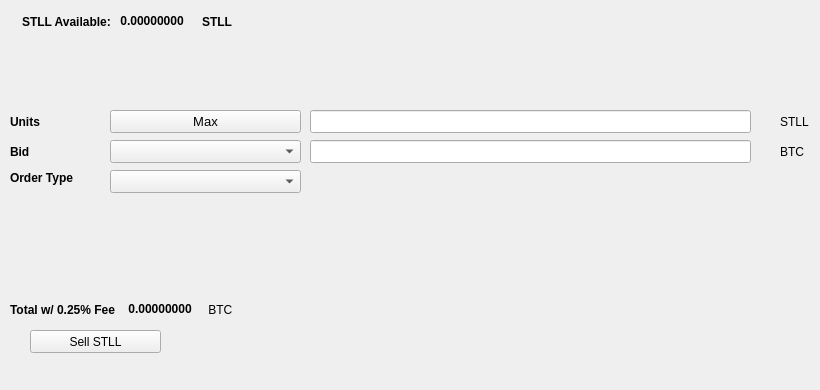
   <widget class="QWidget" name="SellTab">
    <attribute name="title">
     <string>Sell</string>
    </attribute>
    <widget class="QLabel" name="label_16">
     <property name="geometry">
      <rect>
       <x>780</x>
       <y>140</y>
       <width>31</width>
       <height>23</height>
      </rect>
     </property>
     <property name="text">
      <string>BTC</string>
     </property>
    </widget>
    <widget class="QComboBox" name="SellBidcomboBox">
     <property name="geometry">
      <rect>
       <x>110</x>
       <y>140</y>
       <width>191</width>
       <height>23</height>
      </rect>
     </property>
     <property name="font">
      <font>
       <pointsize>10</pointsize>
      </font>
     </property>
    </widget>
    <widget class="QLabel" name="label_18">
     <property name="geometry">
      <rect>
       <x>10</x>
       <y>110</y>
       <width>46</width>
       <height>23</height>
      </rect>
     </property>
     <property name="font">
      <font>
       <weight>75</weight>
       <bold>true</bold>
      </font>
     </property>
     <property name="text">
      <string>Units</string>
     </property>
    </widget>
    <widget class="QPushButton" name="Sell_Max_Amount">
     <property name="geometry">
      <rect>
       <x>110</x>
       <y>110</y>
       <width>191</width>
       <height>23</height>
      </rect>
     </property>
     <property name="font">
      <font>
       <pointsize>10</pointsize>
      </font>
     </property>
     <property name="text">
      <string>Max</string>
     </property>
    </widget>
    <widget class="QLabel" name="label_20">
     <property name="geometry">
      <rect>
       <x>10</x>
       <y>170</y>
       <width>91</width>
       <height>16</height>
      </rect>
     </property>
     <property name="font">
      <font>
       <weight>75</weight>
       <bold>true</bold>
      </font>
     </property>
     <property name="text">
      <string>Order Type</string>
     </property>
    </widget>
    <widget class="QComboBox" name="SellOrdertypeCombo">
     <property name="geometry">
      <rect>
       <x>110</x>
       <y>170</y>
       <width>191</width>
       <height>23</height>
      </rect>
     </property>
     <property name="font">
      <font>
       <pointsize>10</pointsize>
      </font>
     </property>
    </widget>
    <widget class="QLabel" name="label_21">
     <property name="geometry">
      <rect>
       <x>10</x>
       <y>140</y>
       <width>46</width>
       <height>23</height>
      </rect>
     </property>
     <property name="font">
      <font>
       <weight>75</weight>
       <bold>true</bold>
      </font>
     </property>
     <property name="text">
      <string>Bid</string>
     </property>
    </widget>
    <widget class="QLabel" name="label_22">
     <property name="geometry">
      <rect>
       <x>780</x>
       <y>110</y>
       <width>31</width>
       <height>23</height>
      </rect>
     </property>
     <property name="text">
      <string>STLL</string>
     </property>
    </widget>
    <widget class="QLineEdit" name="UnitsInputSTLL">
     <property name="geometry">
      <rect>
       <x>310</x>
       <y>110</y>
       <width>441</width>
       <height>23</height>
      </rect>
     </property>
     <property name="font">
      <font>
       <pointsize>9</pointsize>
       <weight>75</weight>
       <bold>true</bold>
      </font>
     </property>
    </widget>
    <widget class="QLineEdit" name="SellBidPriceEdit">
     <property name="geometry">
      <rect>
       <x>310</x>
       <y>140</y>
       <width>441</width>
       <height>23</height>
      </rect>
     </property>
     <property name="font">
      <font>
       <pointsize>9</pointsize>
       <weight>75</weight>
       <bold>true</bold>
      </font>
     </property>
    </widget>
    <widget class="QPushButton" name="SellSTLLBTN">
     <property name="geometry">
      <rect>
       <x>30</x>
       <y>330</y>
       <width>131</width>
       <height>23</height>
      </rect>
     </property>
     <property name="text">
      <string>Sell STLL</string>
     </property>
     <property name="icon">
      <iconset resource="../stll">
       <normaloff>:/icons/bitcoin</normaloff>:/icons/bitcoin</iconset>
     </property>
    </widget>
    <widget class="QWidget" name="layoutWidget3">
     <property name="geometry">
      <rect>
       <x>22</x>
       <y>12</y>
       <width>258</width>
       <height>19</height>
      </rect>
     </property>
     <layout class="QHBoxLayout" name="horizontalLayout">
      <item>
       <widget class="QLabel" name="label232_2">
        <property name="font">
         <font>
          <weight>75</weight>
          <bold>true</bold>
         </font>
        </property>
        <property name="text">
         <string>STLL Available:</string>
        </property>
       </widget>
      </item>
      <item>
       <widget class="QLabel" name="STLLAvailableLabel">
        <property name="palette">
         <palette>
          <active>
           <colorrole role="WindowText">
            <brush brushstyle="SolidPattern">
             <color alpha="255">
              <red>0</red>
              <green>0</green>
              <blue>0</blue>
             </color>
            </brush>
           </colorrole>
           <colorrole role="Button">
            <brush brushstyle="SolidPattern">
             <color alpha="255">
              <red>0</red>
              <green>170</green>
              <blue>0</blue>
             </color>
            </brush>
           </colorrole>
           <colorrole role="Light">
            <brush brushstyle="SolidPattern">
             <color alpha="255">
              <red>0</red>
              <green>255</green>
              <blue>0</blue>
             </color>
            </brush>
           </colorrole>
           <colorrole role="Midlight">
            <brush brushstyle="SolidPattern">
             <color alpha="255">
              <red>0</red>
              <green>212</green>
              <blue>0</blue>
             </color>
            </brush>
           </colorrole>
           <colorrole role="Dark">
            <brush brushstyle="SolidPattern">
             <color alpha="255">
              <red>0</red>
              <green>85</green>
              <blue>0</blue>
             </color>
            </brush>
           </colorrole>
           <colorrole role="Mid">
            <brush brushstyle="SolidPattern">
             <color alpha="255">
              <red>0</red>
              <green>113</green>
              <blue>0</blue>
             </color>
            </brush>
           </colorrole>
           <colorrole role="Text">
            <brush brushstyle="SolidPattern">
             <color alpha="255">
              <red>0</red>
              <green>170</green>
              <blue>0</blue>
             </color>
            </brush>
           </colorrole>
           <colorrole role="BrightText">
            <brush brushstyle="SolidPattern">
             <color alpha="255">
              <red>255</red>
              <green>255</green>
              <blue>255</blue>
             </color>
            </brush>
           </colorrole>
           <colorrole role="ButtonText">
            <brush brushstyle="SolidPattern">
             <color alpha="255">
              <red>0</red>
              <green>0</green>
              <blue>0</blue>
             </color>
            </brush>
           </colorrole>
           <colorrole role="Base">
            <brush brushstyle="SolidPattern">
             <color alpha="255">
              <red>255</red>
              <green>255</green>
              <blue>255</blue>
             </color>
            </brush>
           </colorrole>
           <colorrole role="Window">
            <brush brushstyle="SolidPattern">
             <color alpha="255">
              <red>0</red>
              <green>170</green>
              <blue>0</blue>
             </color>
            </brush>
           </colorrole>
           <colorrole role="Shadow">
            <brush brushstyle="SolidPattern">
             <color alpha="255">
              <red>0</red>
              <green>0</green>
              <blue>0</blue>
             </color>
            </brush>
           </colorrole>
           <colorrole role="AlternateBase">
            <brush brushstyle="SolidPattern">
             <color alpha="255">
              <red>127</red>
              <green>212</green>
              <blue>127</blue>
             </color>
            </brush>
           </colorrole>
           <colorrole role="ToolTipBase">
            <brush brushstyle="SolidPattern">
             <color alpha="255">
              <red>255</red>
              <green>255</green>
              <blue>220</blue>
             </color>
            </brush>
           </colorrole>
           <colorrole role="ToolTipText">
            <brush brushstyle="SolidPattern">
             <color alpha="255">
              <red>0</red>
              <green>0</green>
              <blue>0</blue>
             </color>
            </brush>
           </colorrole>
          </active>
          <inactive>
           <colorrole role="WindowText">
            <brush brushstyle="SolidPattern">
             <color alpha="255">
              <red>0</red>
              <green>0</green>
              <blue>0</blue>
             </color>
            </brush>
           </colorrole>
           <colorrole role="Button">
            <brush brushstyle="SolidPattern">
             <color alpha="255">
              <red>0</red>
              <green>170</green>
              <blue>0</blue>
             </color>
            </brush>
           </colorrole>
           <colorrole role="Light">
            <brush brushstyle="SolidPattern">
             <color alpha="255">
              <red>0</red>
              <green>255</green>
              <blue>0</blue>
             </color>
            </brush>
           </colorrole>
           <colorrole role="Midlight">
            <brush brushstyle="SolidPattern">
             <color alpha="255">
              <red>0</red>
              <green>212</green>
              <blue>0</blue>
             </color>
            </brush>
           </colorrole>
           <colorrole role="Dark">
            <brush brushstyle="SolidPattern">
             <color alpha="255">
              <red>0</red>
              <green>85</green>
              <blue>0</blue>
             </color>
            </brush>
           </colorrole>
           <colorrole role="Mid">
            <brush brushstyle="SolidPattern">
             <color alpha="255">
              <red>0</red>
              <green>113</green>
              <blue>0</blue>
             </color>
            </brush>
           </colorrole>
           <colorrole role="Text">
            <brush brushstyle="SolidPattern">
             <color alpha="255">
              <red>0</red>
              <green>170</green>
              <blue>0</blue>
             </color>
            </brush>
           </colorrole>
           <colorrole role="BrightText">
            <brush brushstyle="SolidPattern">
             <color alpha="255">
              <red>255</red>
              <green>255</green>
              <blue>255</blue>
             </color>
            </brush>
           </colorrole>
           <colorrole role="ButtonText">
            <brush brushstyle="SolidPattern">
             <color alpha="255">
              <red>0</red>
              <green>0</green>
              <blue>0</blue>
             </color>
            </brush>
           </colorrole>
           <colorrole role="Base">
            <brush brushstyle="SolidPattern">
             <color alpha="255">
              <red>255</red>
              <green>255</green>
              <blue>255</blue>
             </color>
            </brush>
           </colorrole>
           <colorrole role="Window">
            <brush brushstyle="SolidPattern">
             <color alpha="255">
              <red>0</red>
              <green>170</green>
              <blue>0</blue>
             </color>
            </brush>
           </colorrole>
           <colorrole role="Shadow">
            <brush brushstyle="SolidPattern">
             <color alpha="255">
              <red>0</red>
              <green>0</green>
              <blue>0</blue>
             </color>
            </brush>
           </colorrole>
           <colorrole role="AlternateBase">
            <brush brushstyle="SolidPattern">
             <color alpha="255">
              <red>127</red>
              <green>212</green>
              <blue>127</blue>
             </color>
            </brush>
           </colorrole>
           <colorrole role="ToolTipBase">
            <brush brushstyle="SolidPattern">
             <color alpha="255">
              <red>255</red>
              <green>255</green>
              <blue>220</blue>
             </color>
            </brush>
           </colorrole>
           <colorrole role="ToolTipText">
            <brush brushstyle="SolidPattern">
             <color alpha="255">
              <red>0</red>
              <green>0</green>
              <blue>0</blue>
             </color>
            </brush>
           </colorrole>
          </inactive>
          <disabled>
           <colorrole role="WindowText">
            <brush brushstyle="SolidPattern">
             <color alpha="255">
              <red>0</red>
              <green>85</green>
              <blue>0</blue>
             </color>
            </brush>
           </colorrole>
           <colorrole role="Button">
            <brush brushstyle="SolidPattern">
             <color alpha="255">
              <red>0</red>
              <green>170</green>
              <blue>0</blue>
             </color>
            </brush>
           </colorrole>
           <colorrole role="Light">
            <brush brushstyle="SolidPattern">
             <color alpha="255">
              <red>0</red>
              <green>255</green>
              <blue>0</blue>
             </color>
            </brush>
           </colorrole>
           <colorrole role="Midlight">
            <brush brushstyle="SolidPattern">
             <color alpha="255">
              <red>0</red>
              <green>212</green>
              <blue>0</blue>
             </color>
            </brush>
           </colorrole>
           <colorrole role="Dark">
            <brush brushstyle="SolidPattern">
             <color alpha="255">
              <red>0</red>
              <green>85</green>
              <blue>0</blue>
             </color>
            </brush>
           </colorrole>
           <colorrole role="Mid">
            <brush brushstyle="SolidPattern">
             <color alpha="255">
              <red>0</red>
              <green>113</green>
              <blue>0</blue>
             </color>
            </brush>
           </colorrole>
           <colorrole role="Text">
            <brush brushstyle="SolidPattern">
             <color alpha="255">
              <red>0</red>
              <green>85</green>
              <blue>0</blue>
             </color>
            </brush>
           </colorrole>
           <colorrole role="BrightText">
            <brush brushstyle="SolidPattern">
             <color alpha="255">
              <red>255</red>
              <green>255</green>
              <blue>255</blue>
             </color>
            </brush>
           </colorrole>
           <colorrole role="ButtonText">
            <brush brushstyle="SolidPattern">
             <color alpha="255">
              <red>0</red>
              <green>85</green>
              <blue>0</blue>
             </color>
            </brush>
           </colorrole>
           <colorrole role="Base">
            <brush brushstyle="SolidPattern">
             <color alpha="255">
              <red>0</red>
              <green>170</green>
              <blue>0</blue>
             </color>
            </brush>
           </colorrole>
           <colorrole role="Window">
            <brush brushstyle="SolidPattern">
             <color alpha="255">
              <red>0</red>
              <green>170</green>
              <blue>0</blue>
             </color>
            </brush>
           </colorrole>
           <colorrole role="Shadow">
            <brush brushstyle="SolidPattern">
             <color alpha="255">
              <red>0</red>
              <green>0</green>
              <blue>0</blue>
             </color>
            </brush>
           </colorrole>
           <colorrole role="AlternateBase">
            <brush brushstyle="SolidPattern">
             <color alpha="255">
              <red>0</red>
              <green>170</green>
              <blue>0</blue>
             </color>
            </brush>
           </colorrole>
           <colorrole role="ToolTipBase">
            <brush brushstyle="SolidPattern">
             <color alpha="255">
              <red>255</red>
              <green>255</green>
              <blue>220</blue>
             </color>
            </brush>
           </colorrole>
           <colorrole role="ToolTipText">
            <brush brushstyle="SolidPattern">
             <color alpha="255">
              <red>0</red>
              <green>0</green>
              <blue>0</blue>
             </color>
            </brush>
           </colorrole>
          </disabled>
         </palette>
        </property>
        <property name="font">
         <font>
          <weight>75</weight>
          <bold>true</bold>
         </font>
        </property>
        <property name="text">
         <string> 0.00000000 </string>
        </property>
        <property name="textInteractionFlags">
         <set>Qt::LinksAccessibleByMouse|Qt::TextSelectableByKeyboard|Qt::TextSelectableByMouse</set>
        </property>
       </widget>
      </item>
      <item>
       <widget class="QLabel" name="labelSTLL">
        <property name="font">
         <font>
          <weight>75</weight>
          <bold>true</bold>
         </font>
        </property>
        <property name="text">
         <string>STLL</string>
        </property>
       </widget>
      </item>
     </layout>
    </widget>
    <widget class="QWidget" name="layoutWidget">
     <property name="geometry">
      <rect>
       <x>10</x>
       <y>300</y>
       <width>268</width>
       <height>19</height>
      </rect>
     </property>
     <layout class="QHBoxLayout" name="horizontalLayout_2">
      <item>
       <widget class="QLabel" name="label_19">
        <property name="font">
         <font>
          <weight>75</weight>
          <bold>true</bold>
         </font>
        </property>
        <property name="text">
         <string>Total w/ 0.25% Fee </string>
        </property>
       </widget>
      </item>
      <item>
       <widget class="QLabel" name="SellCostLabel">
        <property name="palette">
         <palette>
          <active>
           <colorrole role="WindowText">
            <brush brushstyle="SolidPattern">
             <color alpha="255">
              <red>0</red>
              <green>0</green>
              <blue>0</blue>
             </color>
            </brush>
           </colorrole>
           <colorrole role="Button">
            <brush brushstyle="SolidPattern">
             <color alpha="255">
              <red>0</red>
              <green>170</green>
              <blue>0</blue>
             </color>
            </brush>
           </colorrole>
           <colorrole role="Light">
            <brush brushstyle="SolidPattern">
             <color alpha="255">
              <red>0</red>
              <green>255</green>
              <blue>0</blue>
             </color>
            </brush>
           </colorrole>
           <colorrole role="Midlight">
            <brush brushstyle="SolidPattern">
             <color alpha="255">
              <red>0</red>
              <green>212</green>
              <blue>0</blue>
             </color>
            </brush>
           </colorrole>
           <colorrole role="Dark">
            <brush brushstyle="SolidPattern">
             <color alpha="255">
              <red>0</red>
              <green>85</green>
              <blue>0</blue>
             </color>
            </brush>
           </colorrole>
           <colorrole role="Mid">
            <brush brushstyle="SolidPattern">
             <color alpha="255">
              <red>0</red>
              <green>113</green>
              <blue>0</blue>
             </color>
            </brush>
           </colorrole>
           <colorrole role="Text">
            <brush brushstyle="SolidPattern">
             <color alpha="255">
              <red>0</red>
              <green>170</green>
              <blue>0</blue>
             </color>
            </brush>
           </colorrole>
           <colorrole role="BrightText">
            <brush brushstyle="SolidPattern">
             <color alpha="255">
              <red>255</red>
              <green>255</green>
              <blue>255</blue>
             </color>
            </brush>
           </colorrole>
           <colorrole role="ButtonText">
            <brush brushstyle="SolidPattern">
             <color alpha="255">
              <red>0</red>
              <green>0</green>
              <blue>0</blue>
             </color>
            </brush>
           </colorrole>
           <colorrole role="Base">
            <brush brushstyle="SolidPattern">
             <color alpha="255">
              <red>255</red>
              <green>255</green>
              <blue>255</blue>
             </color>
            </brush>
           </colorrole>
           <colorrole role="Window">
            <brush brushstyle="SolidPattern">
             <color alpha="255">
              <red>0</red>
              <green>170</green>
              <blue>0</blue>
             </color>
            </brush>
           </colorrole>
           <colorrole role="Shadow">
            <brush brushstyle="SolidPattern">
             <color alpha="255">
              <red>0</red>
              <green>0</green>
              <blue>0</blue>
             </color>
            </brush>
           </colorrole>
           <colorrole role="AlternateBase">
            <brush brushstyle="SolidPattern">
             <color alpha="255">
              <red>127</red>
              <green>212</green>
              <blue>127</blue>
             </color>
            </brush>
           </colorrole>
           <colorrole role="ToolTipBase">
            <brush brushstyle="SolidPattern">
             <color alpha="255">
              <red>255</red>
              <green>255</green>
              <blue>220</blue>
             </color>
            </brush>
           </colorrole>
           <colorrole role="ToolTipText">
            <brush brushstyle="SolidPattern">
             <color alpha="255">
              <red>0</red>
              <green>0</green>
              <blue>0</blue>
             </color>
            </brush>
           </colorrole>
          </active>
          <inactive>
           <colorrole role="WindowText">
            <brush brushstyle="SolidPattern">
             <color alpha="255">
              <red>0</red>
              <green>0</green>
              <blue>0</blue>
             </color>
            </brush>
           </colorrole>
           <colorrole role="Button">
            <brush brushstyle="SolidPattern">
             <color alpha="255">
              <red>0</red>
              <green>170</green>
              <blue>0</blue>
             </color>
            </brush>
           </colorrole>
           <colorrole role="Light">
            <brush brushstyle="SolidPattern">
             <color alpha="255">
              <red>0</red>
              <green>255</green>
              <blue>0</blue>
             </color>
            </brush>
           </colorrole>
           <colorrole role="Midlight">
            <brush brushstyle="SolidPattern">
             <color alpha="255">
              <red>0</red>
              <green>212</green>
              <blue>0</blue>
             </color>
            </brush>
           </colorrole>
           <colorrole role="Dark">
            <brush brushstyle="SolidPattern">
             <color alpha="255">
              <red>0</red>
              <green>85</green>
              <blue>0</blue>
             </color>
            </brush>
           </colorrole>
           <colorrole role="Mid">
            <brush brushstyle="SolidPattern">
             <color alpha="255">
              <red>0</red>
              <green>113</green>
              <blue>0</blue>
             </color>
            </brush>
           </colorrole>
           <colorrole role="Text">
            <brush brushstyle="SolidPattern">
             <color alpha="255">
              <red>0</red>
              <green>170</green>
              <blue>0</blue>
             </color>
            </brush>
           </colorrole>
           <colorrole role="BrightText">
            <brush brushstyle="SolidPattern">
             <color alpha="255">
              <red>255</red>
              <green>255</green>
              <blue>255</blue>
             </color>
            </brush>
           </colorrole>
           <colorrole role="ButtonText">
            <brush brushstyle="SolidPattern">
             <color alpha="255">
              <red>0</red>
              <green>0</green>
              <blue>0</blue>
             </color>
            </brush>
           </colorrole>
           <colorrole role="Base">
            <brush brushstyle="SolidPattern">
             <color alpha="255">
              <red>255</red>
              <green>255</green>
              <blue>255</blue>
             </color>
            </brush>
           </colorrole>
           <colorrole role="Window">
            <brush brushstyle="SolidPattern">
             <color alpha="255">
              <red>0</red>
              <green>170</green>
              <blue>0</blue>
             </color>
            </brush>
           </colorrole>
           <colorrole role="Shadow">
            <brush brushstyle="SolidPattern">
             <color alpha="255">
              <red>0</red>
              <green>0</green>
              <blue>0</blue>
             </color>
            </brush>
           </colorrole>
           <colorrole role="AlternateBase">
            <brush brushstyle="SolidPattern">
             <color alpha="255">
              <red>127</red>
              <green>212</green>
              <blue>127</blue>
             </color>
            </brush>
           </colorrole>
           <colorrole role="ToolTipBase">
            <brush brushstyle="SolidPattern">
             <color alpha="255">
              <red>255</red>
              <green>255</green>
              <blue>220</blue>
             </color>
            </brush>
           </colorrole>
           <colorrole role="ToolTipText">
            <brush brushstyle="SolidPattern">
             <color alpha="255">
              <red>0</red>
              <green>0</green>
              <blue>0</blue>
             </color>
            </brush>
           </colorrole>
          </inactive>
          <disabled>
           <colorrole role="WindowText">
            <brush brushstyle="SolidPattern">
             <color alpha="255">
              <red>0</red>
              <green>85</green>
              <blue>0</blue>
             </color>
            </brush>
           </colorrole>
           <colorrole role="Button">
            <brush brushstyle="SolidPattern">
             <color alpha="255">
              <red>0</red>
              <green>170</green>
              <blue>0</blue>
             </color>
            </brush>
           </colorrole>
           <colorrole role="Light">
            <brush brushstyle="SolidPattern">
             <color alpha="255">
              <red>0</red>
              <green>255</green>
              <blue>0</blue>
             </color>
            </brush>
           </colorrole>
           <colorrole role="Midlight">
            <brush brushstyle="SolidPattern">
             <color alpha="255">
              <red>0</red>
              <green>212</green>
              <blue>0</blue>
             </color>
            </brush>
           </colorrole>
           <colorrole role="Dark">
            <brush brushstyle="SolidPattern">
             <color alpha="255">
              <red>0</red>
              <green>85</green>
              <blue>0</blue>
             </color>
            </brush>
           </colorrole>
           <colorrole role="Mid">
            <brush brushstyle="SolidPattern">
             <color alpha="255">
              <red>0</red>
              <green>113</green>
              <blue>0</blue>
             </color>
            </brush>
           </colorrole>
           <colorrole role="Text">
            <brush brushstyle="SolidPattern">
             <color alpha="255">
              <red>0</red>
              <green>85</green>
              <blue>0</blue>
             </color>
            </brush>
           </colorrole>
           <colorrole role="BrightText">
            <brush brushstyle="SolidPattern">
             <color alpha="255">
              <red>255</red>
              <green>255</green>
              <blue>255</blue>
             </color>
            </brush>
           </colorrole>
           <colorrole role="ButtonText">
            <brush brushstyle="SolidPattern">
             <color alpha="255">
              <red>0</red>
              <green>85</green>
              <blue>0</blue>
             </color>
            </brush>
           </colorrole>
           <colorrole role="Base">
            <brush brushstyle="SolidPattern">
             <color alpha="255">
              <red>0</red>
              <green>170</green>
              <blue>0</blue>
             </color>
            </brush>
           </colorrole>
           <colorrole role="Window">
            <brush brushstyle="SolidPattern">
             <color alpha="255">
              <red>0</red>
              <green>170</green>
              <blue>0</blue>
             </color>
            </brush>
           </colorrole>
           <colorrole role="Shadow">
            <brush brushstyle="SolidPattern">
             <color alpha="255">
              <red>0</red>
              <green>0</green>
              <blue>0</blue>
             </color>
            </brush>
           </colorrole>
           <colorrole role="AlternateBase">
            <brush brushstyle="SolidPattern">
             <color alpha="255">
              <red>0</red>
              <green>170</green>
              <blue>0</blue>
             </color>
            </brush>
           </colorrole>
           <colorrole role="ToolTipBase">
            <brush brushstyle="SolidPattern">
             <color alpha="255">
              <red>255</red>
              <green>255</green>
              <blue>220</blue>
             </color>
            </brush>
           </colorrole>
           <colorrole role="ToolTipText">
            <brush brushstyle="SolidPattern">
             <color alpha="255">
              <red>0</red>
              <green>0</green>
              <blue>0</blue>
             </color>
            </brush>
           </colorrole>
          </disabled>
         </palette>
        </property>
        <property name="font">
         <font>
          <weight>75</weight>
          <bold>true</bold>
         </font>
        </property>
        <property name="autoFillBackground">
         <bool>false</bool>
        </property>
        <property name="text">
         <string> 0.00000000</string>
        </property>
        <property name="textInteractionFlags">
         <set>Qt::LinksAccessibleByMouse|Qt::TextSelectableByMouse</set>
        </property>
       </widget>
      </item>
      <item>
       <widget class="QLabel" name="label_17">
        <property name="font">
         <font>
          <weight>50</weight>
          <bold>false</bold>
         </font>
        </property>
        <property name="text">
         <string> BTC</string>
        </property>
       </widget>
      </item>
     </layout>
    </widget>
    <widget class="QLabel" name="label_23">
     <property name="geometry">
      <rect>
       <x>460</x>
       <y>300</y>
       <width>281</width>
       <height>81</height>
      </rect>
     </property>
     <property name="text">
      <string/>
     </property>
     <property name="pixmap">
      <pixmap>:/images/bittrex</pixmap>
     </property>
    </widget>
   </widget>
